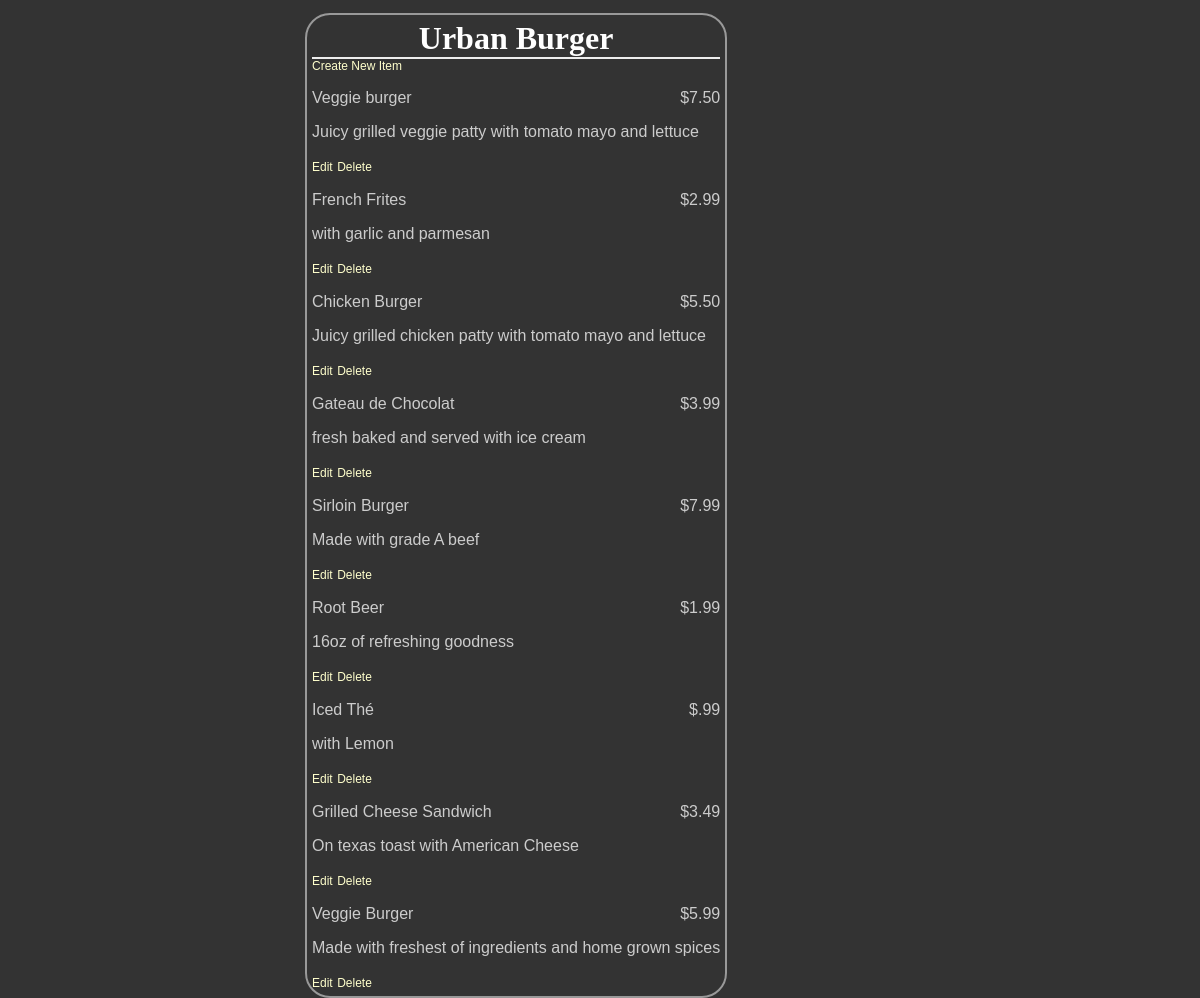
The app's page /restaurants/1/menu, older data.
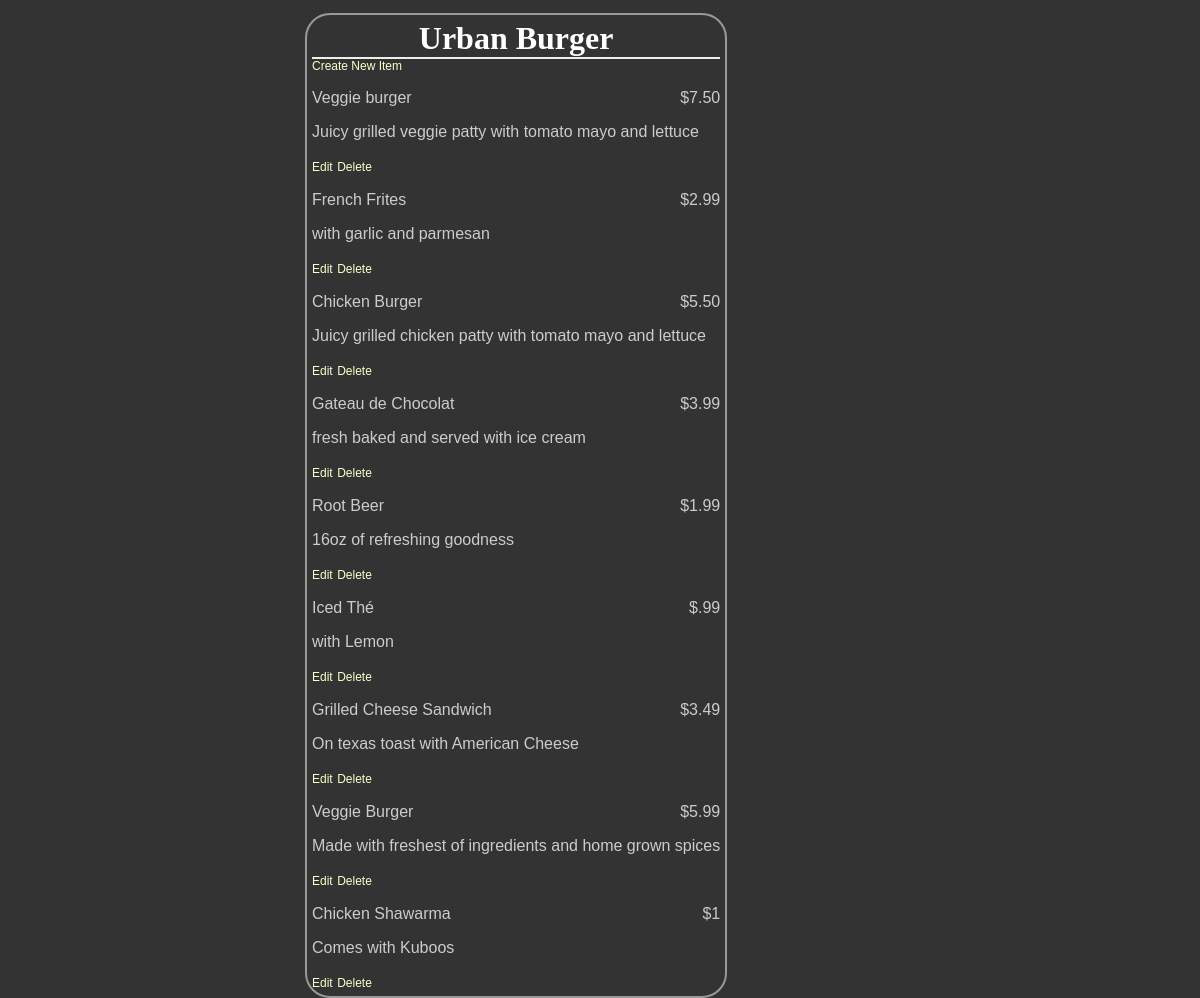
The same page, newer data.
### database_setup.py (models this page shows)
class Restaurant(Base):
    __tablename__ = 'restaurant'
    id = Column(
        Integer,
        primary_key = True
    )
    name = Column(
        String(80),
        nullable = False
    )

class MenuItem(Base):
    __tablename__ = 'menu_item'
    id = Column(
        Integer,
        primary_key = True
    )
    name = Column(
        String(80),
        nullable = False
    )
    course = Column(String(250))
    description = Column(String(250))
    price = Column(String(8))
    restaurant_id = Column(
        Integer,
        ForeignKey('restaurant.id')
    )
    restaurant = relationship(Restaurant)

### project.py (the view)
@app.route('/restaurants/<int:restaurant_id>/menu')
def restaurantMenu(restaurant_id):
    restaurant = session.query(Restaurant).filter_by(id=restaurant_id).one()
    items = session.query(MenuItem).filter_by(restaurant_id=restaurant_id)
    return render_template(
        'menu.html', restaurant=restaurant, items=items)

### templates/menu.html (shortened to what this page needs)
<html>
	<head>
		<link rel=stylesheet type=text/css href="{{ url_for('static', filename='styles.css') }}">
	</head>
	<body>
		<div class = 'pane'>
			<div class = 'header'>
				<h1>{{ restaurant.name }}</h1>
			</div>
			<a href = '{{url_for('newMenuItem', restaurant_id = restaurant.id) }}'>Create New Item</a>
		{% for i in items %}
    		<div class = 'nameAndPrice'>
				<span class = 'name'><p>{{i.name}}</p></span>
				<span class = 'price'>
					<p>{{i.price}} </p>
				</span>
			</div>
		<div class = 'description'>
			<p>{{i.description}}</p>
		</div>
	<div class = "editdeletepane">
	<a href='{{url_for('editMenuItem',restaurant_id = restaurant.id, menu_id=i.id)}}' >Edit</a>
	<a href='{{url_for('deleteMenuItem', restaurant_id = restaurant.id, menu_id=i.id)}}' >
	Delete</a>
	</div>
		{% endfor %}
</div>
	</body>
</html>

### static/styles.css (style rules this page uses)
body { font-family: sans-serif; background-color: #333333 }
h1, h2, h3, h4 { color: #ffffff; }
h1, h2 { font-family: 'georgia', serif; margin: 0; }
h1 { border-bottom: 2px solid #eee; }
p, dd, dt { color: #cccccc; }
a { text-decoration: none; color: #ffffcc; font-size: .75em; }
.pane { position: absolute; left: 25%; border: 2px solid; border-radius: 25px; padding: 5px; margin: 5px; border-color: #999999; background-color: #333333 }
.header { left: 50%; text-align: center; }
.name { width: 50%; display: inline-block; float: left; }
.price { text-align: right; width: 50%; float: right; }

Row changes from the older to the newer data that the page shows:
removed MenuItem: name "Sirloin Burger", price "$7.99", description "Made with grade A beef"
added MenuItem: name "Chicken Shawarma", price "$1", description "Comes with Kuboos"
